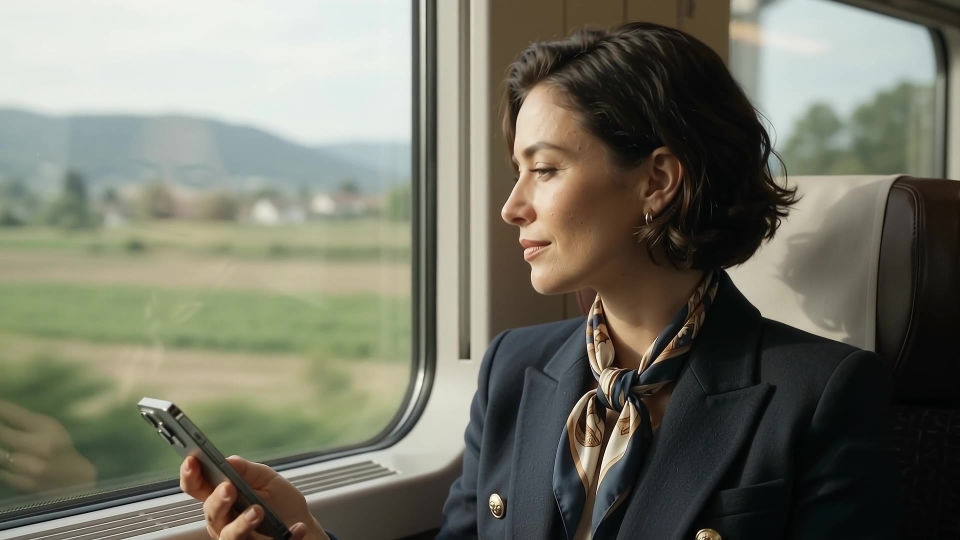
#> input picture assets/images/about_journey.jpg, 1920 x 1080 px (shown at 1/2 size)
$ python -i diary_journal.py   (imports and definitions only)
#> lines starting #> are read from the running program, lines starting #| are printed output that depends on the picture
### tools/video/common_square.py
import numpy as np, cv2, subprocess, os
W,H,FPS,SEC = 960,960,24,8
N = FPS*SEC
rng = np.random.default_rng(7)

def hexc(h): h=h.lstrip('#'); return np.array([int(h[i:i+2],16)/255 for i in (0,2,4)],np.float32)[::-1]  # BGR

# [6 lines left out: function tile_noise, not called in this run]

def fbm_tile(w,h,seed,octaves=4,base=4,beta=2.2):
    """Periodic fractal noise via spectral synthesis (seamless in x and y)."""
    r=np.random.default_rng(seed)
    wn=r.normal(size=(h,w))
    F=np.fft.fft2(wn)
    fy=np.fft.fftfreq(h)[:,None]*h/w; fx=np.fft.fftfreq(w)[None,:]
    f=np.sqrt(fx**2+fy**2); f[0,0]=1
    F=F/(f**beta); F[0,0]=0
    F[f>base*2**octaves/w*8]=0
    n=np.real(np.fft.ifft2(F)).astype(np.float32)
    n=(n-n.min())/(n.max()-n.min())
    return n

# [20 lines left out: functions grain, vignette, bloom, tonemap, not called in this run]

class Encoder:
    def __init__(self,path):
        self.p=subprocess.Popen(['ffmpeg','-y','-loglevel','error','-f','rawvideo','-pix_fmt','bgr24','-s',f'{W}x{H}','-r',str(FPS),'-i','-',
            '-c:v','libx264','-preset','slow','-crf','23','-pix_fmt','yuv420p','-movflags','+faststart','-an',path],stdin=subprocess.PIPE)
    def write(self,img): self.p.stdin.write((np.clip(img,0,1)*255).astype(np.uint8).tobytes())
    def close(self): self.p.stdin.close(); self.p.wait()

### tools/video/diary_journal.py
import sys, math, numpy as np, cv2
from common_square import *

PW,PH=1400,1400
yy,xx=np.mgrid[0:H,0:W].astype(np.float32)
# ---- flat paper page ----
fib=fbm_tile(PW,PH,71,6,6,1.4)
fib2=fbm_tile(PW,PH,72,4,2,2.4)
paper=np.dstack([np.full((PH,PW),c,np.float32) for c in hexc('#efe5d3')])
#> further down, picture is the input picture: shape (1080, 1920, 3); mean B, G, R 103.1, 116.7, 116.3
# [5 lines not run here, left out]
paper=cv2.GaussianBlur(paper,(0,0),0.6)

# ---- handwriting paths on the page (3 lines) ----
rng=np.random.default_rng(9)
lines=[]
# [10 lines not run here, left out]
total=sum(len(l[0]) for l in lines)

def page_with_ink(prog, inkfade):
    pg=paper.copy()
    ink=np.zeros((PH,PW),np.float32)
    drawn=int(total*prog); tip=None
    for (x,y,gaps) in lines:
        n=min(len(x),drawn); drawn-=n
        if n<2: continue
        for i in range(1,n):
            if gaps[i]: continue
            w=1.6+0.9*abs(math.sin(i*0.021))
            cv2.line(ink,(int(x[i-1]*4),int(y[i-1]*4)),(int(x[i]*4),int(y[i]*4)),1.0,max(1,int(round(w))),cv2.LINE_AA,shift=2)
        if n<len(x): tip=(x[n-1],y[n-1])
        elif drawn<=0 and tip is None: tip=(x[n-1],y[n-1])
    bleed=cv2.GaussianBlur(ink,(0,0),1.6)
    a=np.clip(ink*0.9+bleed*0.35,0,1)*inkfade
    pg=pg*(1-a[...,None])+hexc('#1d2a45')*a[...,None]
    return pg,tip

def frame(i):
    t=i/N; T=2*np.pi*t
    prog=np.clip((t-0.04)/0.74,0,1)
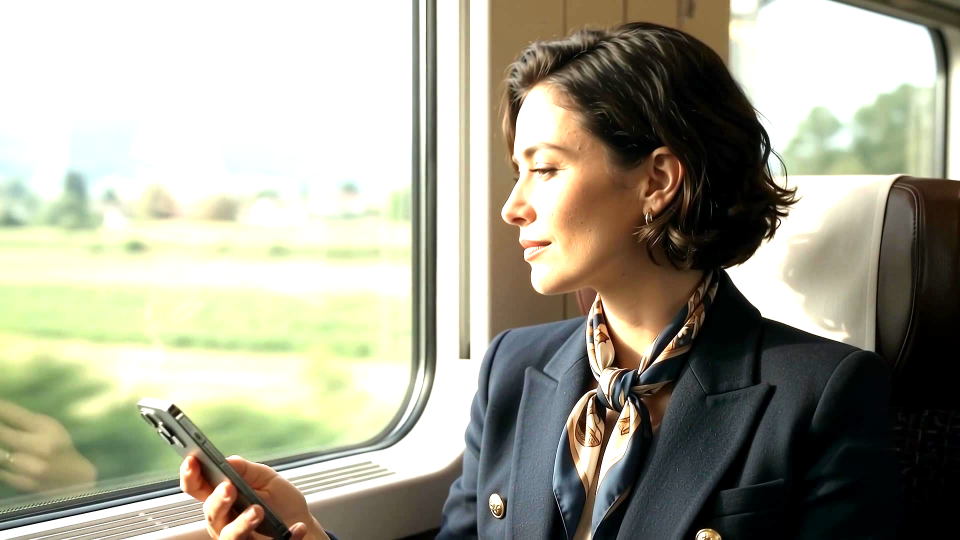
#> prog: shape (1080, 1920, 3) float64 (shown at 1/2 size); mean B, G, R 0.578, 0.642, 0.648
    prog=prog*prog*(3-2*prog)
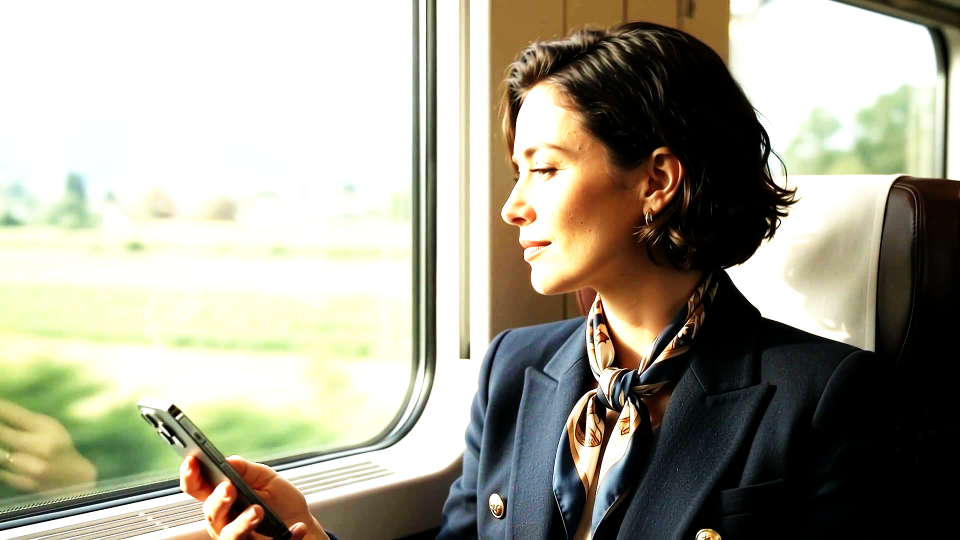
#> prog: shape (1080, 1920, 3) float64 (shown at 1/2 size); mean B, G, R 0.575, 0.635, 0.647
    inkfade=1-np.clip((t-0.86)/0.12,0,1)
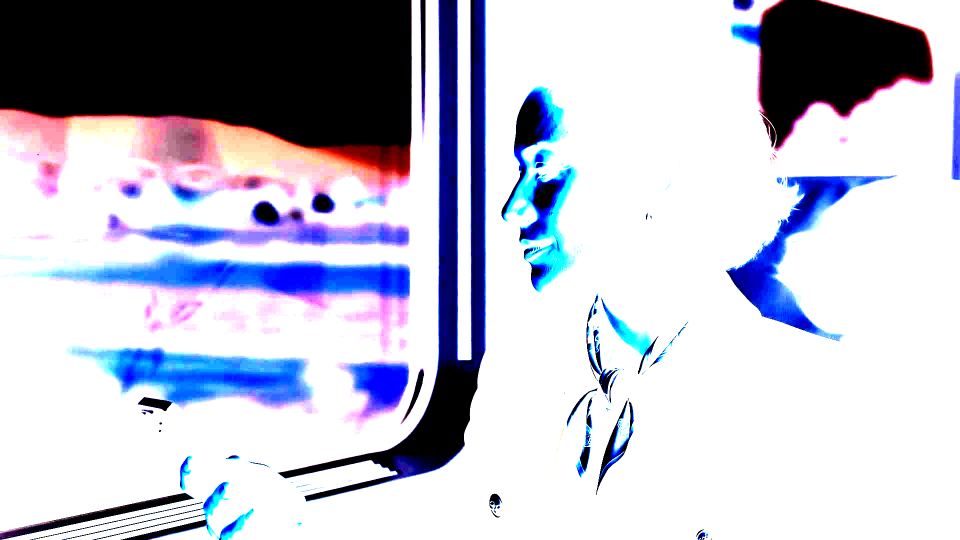
#> inkfade: shape (1080, 1920, 3) float64 (shown at 1/2 size); mean B, G, R 0.816, 0.754, 0.747
    pg,tip=page_with_ink(prog,inkfade)
    # soft hand/pen shadow near the writing tip
    if tip is not None and inkfade>0.05 and prog<1:
        sh=np.zeros((PH,PW),np.float32)
        cv2.ellipse(sh,(int(tip[0]+160),int(tip[1]+220)),(260,120),35,0,360,1.0,-1)
        sh=cv2.GaussianBlur(sh,(0,0),60)
        pg*=(1-0.35*sh[...,None])
        ang=math.radians(-38)
        d=np.array([math.cos(ang),math.sin(ang)])      # from tip toward the hand (up-right)
        nrm=np.array([-d[1],d[0]])
        tp=np.array(tip)
        def quad(t0,t1,w0,w1):
            return np.array([tp+d*t0+nrm*w0,tp+d*t1+nrm*w1,tp+d*t1-nrm*w1,tp+d*t0-nrm*w0],np.int32)
        # shadow of the pen
        shp=np.zeros((PH,PW),np.float32)
        cv2.fillPoly(shp,[quad(30,1000,10,20)+np.array([70,90])],1.0)
        shp=cv2.GaussianBlur(shp,(0,0),18)
        pg*=(1-0.45*shp[...,None])
        cv2.fillPoly(pg,[quad(0,26,1,7)],tuple(hexc('#9aa3a8').tolist()),cv2.LINE_AA)
        cv2.fillPoly(pg,[quad(26,110,7,15)],tuple(hexc('#c9b58a').tolist()),cv2.LINE_AA)
        cv2.fillPoly(pg,[quad(110,1000,15,19)],tuple(hexc('#173f45').tolist()),cv2.LINE_AA)
        cv2.line(pg,tuple((tp+d*130+nrm*9).astype(int)),tuple((tp+d*1000+nrm*12).astype(int)),tuple(hexc('#5f8f93').tolist()),3,cv2.LINE_AA)
        cv2.line(pg,tuple((tp+d*40+nrm*3).astype(int)),tuple((tp+d*100+nrm*9).astype(int)),tuple(hexc('#fff3d2').tolist()),2,cv2.LINE_AA)
    # camera: slow drift + perspective tilt
    dx=math.sin(T)*40; dy=math.cos(T)*25; z=1+0.04*math.sin(T)
    src=np.float32([[0,0],[PW,0],[PW,PH],[0,PH]])
    cx,cy=PW*0.52+dx,PH*0.5+dy
    half=PW*0.47*z
    top=half*0.72
    dst_src=np.float32([[cx-top,cy-half*0.55],[cx+top,cy-half*0.55],[cx+half,cy+half*0.95],[cx-half,cy+half*0.95]])
    Mx=cv2.getPerspectiveTransform(dst_src,np.float32([[0,0],[W,0],[W,H],[0,H]]))
    img=cv2.warpPerspective(pg,Mx,(W,H),flags=cv2.INTER_LINEAR,borderMode=cv2.BORDER_REFLECT)
    # tilt-shift depth of field (top of frame further away)
    far=cv2.GaussianBlur(img,(0,0),7)
    m=np.clip((0.42-yy/H)/0.42,0,1)**1.3
    m2=np.clip((yy/H-0.9)/0.1,0,1)
    mm=np.clip(m+m2*0.6,0,1)[...,None]
    img=img*(1-mm)+far*mm
    # window-blind light sweeping slowly
    ang=0.55
    u=(xx*math.cos(ang)+yy*math.sin(ang))/W
    blinds=0.5+0.5*np.sin((u*5+t*1.0)*2*np.pi)
    blinds=np.clip((blinds-0.35)*2.2,0,1)
    blinds=cv2.GaussianBlur(blinds,(0,0),14)
    warm=np.exp(-(((xx-W*0.8)/(W*0.7))**2+((yy-H*0.05)/(H*0.8))**2))
    light=0.78+0.28*blinds*warm+0.18*warm
    img=img*light[...,None]
    img+=hexc('#ffb86b')[None,None,:]*(0.06*blinds*warm)[...,None]
    # dust in the light
    lay=np.zeros((H,W,3),np.float32)
    r=np.random.default_rng(4)
    for k in range(60):
        px=(r.random()+0.02*math.sin(T+k))%1; py=(r.random()-t*(0.2+0.3*r.random()))%1
        rad=int(1+r.random()*3)
        cv2.circle(lay,(int(px*W),int(py*H)),rad,tuple((hexc('#fff1d6')*0.5*(0.5+0.5*math.sin(T*3+k))).tolist()),-1,cv2.LINE_AA)
    img+=cv2.GaussianBlur(lay,(0,0),1.5)*(0.3+0.7*warm[...,None])
    # warm grade
    img=img*np.array([0.92,0.98,1.06],np.float32)
    img=bloom(img,0.85,20,0.35)
    img=np.clip(img,0,1.2); img=img/(1+img*0.25)*1.15
    img=vignette(img,0.32)
    img=grain(img,0.014,i)
    return img

# [9 lines not run here, left out]

>>> import cv2
>>> picture = cv2.imread('../../assets/images/about_journey.jpg')
#> (the run stopped early here; a loop or call above may not have finished)
